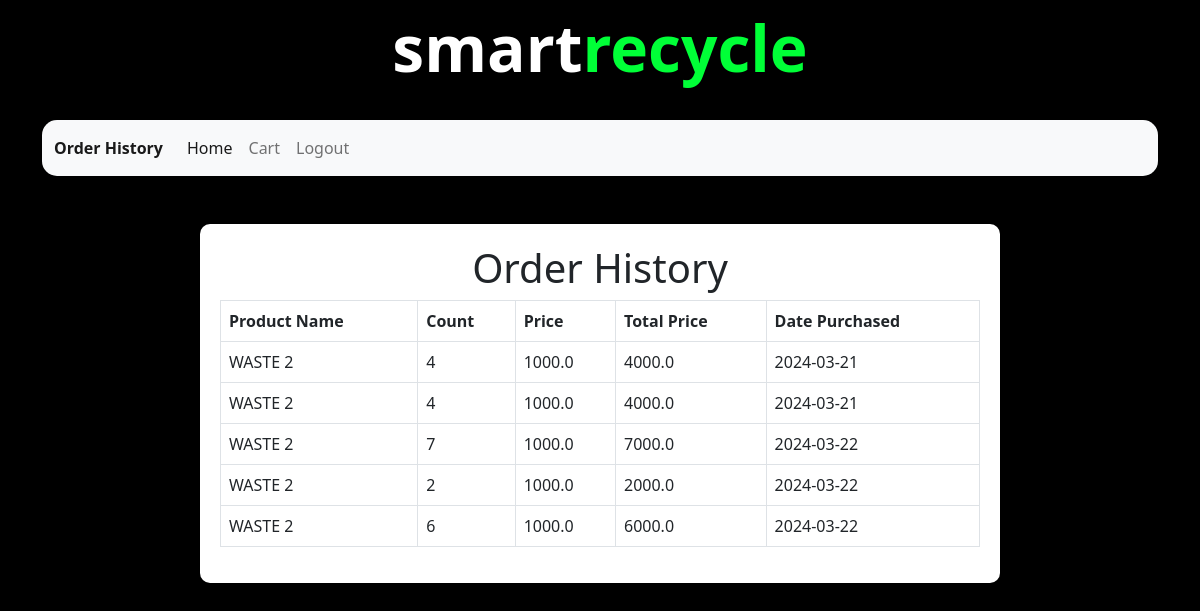
The app's page /history (signed in) with its own data.
### applications/models.py (models this page shows, shortened)
class Purchase(db.Model):
    __tablename__ = "purchases"
    id = db.Column(db.Integer, primary_key=True, autoincrement=True)
    product_id = db.Column(db.Integer, db.ForeignKey('products.id'), nullable=False)
    owner_id = db.Column(db.Integer, db.ForeignKey('users.id'), nullable=False)
    customer_id = db.Column(db.Integer, db.ForeignKey('users.id'), nullable=False)
    count = db.Column(db.Integer, nullable=False)
    date_added = db.Column(db.Date, nullable=False, default=date.today)

class Product(db.Model):
    __tablename__ = 'products'
    id = db.Column(db.Integer, primary_key=True)
    name = db.Column(db.String(255), nullable=False)
    description = db.Column(db.String(1000), nullable=True)
    stock = db.Column(db.Integer, nullable=False)
    cost = db.Column(db.Float, nullable=False)
    category_id = db.Column(db.Integer, db.ForeignKey('categories.id'), nullable=False)
    owner_id = db.Column(db.Integer, db.ForeignKey('users.id'), nullable=False)
    owner = db.relationship('User', foreign_keys=[owner_id], backref='products')

### applications/controllers.py (the view)
@app.route('/history')
def history():
    if "user" in session:
        username = session["user"]
        user = User.query.filter_by(username=username).first()
        if user:
            purchases = Purchase.query.filter_by(customer_id=user.id).all()
            purchases_with_products = []
            for purchase in purchases:
                product = Product.query.get(purchase.product_id)
                if product:  # Check if the product exists
                    purchases_with_products.append((purchase, product))
            return render_template("order_history.html", user=user, signed=True, purchases=purchases_with_products)
    return redirect("/")

### templates/order_history.html (shortened to what this page needs)
<!DOCTYPE html>
<html lang="en">
<head>
    <link href="https://cdn.jsdelivr.net/npm/bootstrap@5.2.3/dist/css/bootstrap.min.css" rel="stylesheet"
>
</head>
<body>
    <div class="container">
        <div class="smartstore-text mb-4">
            <span class="smartstore-text">smart<span class="store">recycle</span></span>
        </div>
        <nav class="navbar navbar-expand-lg bg-light">
            <div class="container-fluid">
                <a class="navbar-brand" href="#">Order History</a>
                <div class="collapse navbar-collapse" id="navbarSupportedContent">
                    <ul class="navbar-nav me-auto mb-2 mb-lg-0">
                        <li class="nav-item">
                            <a class="nav-link active" aria-current="page" href="/">Home</a>
                        </li>
                        {% if signed %}
                        <li class="nav-item">
                            <a class="nav-link" href="/cart">Cart</a>
                        </li>
                        <li class="nav-item">
                            <a class="nav-link" href="/logout">Logout</a>
                        </li>
                        {% endif %}
                    </ul>
                </div>
            </div>
        </nav>
    </div>
    <br>
    <br>
    <div class="container table-container">
        <h1 class="text-center">Order History</h1>
        <table class="table table-bordered">
            <thead>
                <tr>
                    <th>Product Name</th>
                    <th>Count</th>
                    <th>Price</th>
                    <th>Total Price</th>
                    <th>Date Purchased</th>
                </tr>
            </thead>
            <tbody>
                {% for purchase, product in purchases %}
                <tr>
                    <td>{{ product.name }}</td>
                    <td>{{ purchase.count }}</td>
                    <td>{{ product.cost }}</td>
                    <td>{{ product.cost * purchase.count }}</td>
                    <td>{{ purchase.date_added }}</td>
                </tr>
                {% endfor %}
            </tbody>
        </table>
    </div>
</body>
</html>

### templates/order_history.html (style rules this page uses)
body { background-color: black; }
.navbar { border-radius: 15px; background-color: rgba(0, 0, 0, 0.75); }
.navbar-brand { font-size: 1rem; font-weight: bold; }
.smartstore-text { color: white; font-size: 4rem; font-weight: bold; text-align: center; }
.smartstore-text span.store { color: #00ff37; }
.table-container { background-color: white; padding: 20px; border-radius: 10px; margin: 0 auto; max-width: 800px; }

### records on screen
Purchase: name "WASTE 2", count "4", cost "1000.0", product.cost*purchase.count "4000.0", date_added "2024-03-21"
Purchase: name "WASTE 2", count "4", cost "1000.0", product.cost*purchase.count "4000.0", date_added "2024-03-21"
Purchase: name "WASTE 2", count "7", cost "1000.0", product.cost*purchase.count "7000.0", date_added "2024-03-22"
Purchase: name "WASTE 2", count "2", cost "1000.0", product.cost*purchase.count "2000.0", date_added "2024-03-22"
Purchase: name "WASTE 2", count "6", cost "1000.0", product.cost*purchase.count "6000.0", date_added "2024-03-22"
